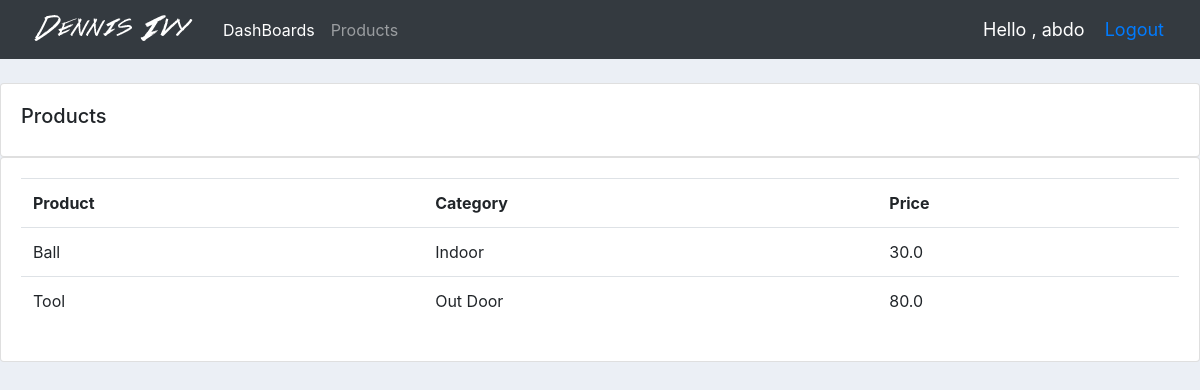
Screenshot of /products/ (signed in) with the database file from the repository.
### accounts/models.py (models this page shows, shortened)
class Product(models.Model):
    CATEGORY= (
                ('Indoor' ,'Indoor' ),
                ('Out Door' , 'Out Door') ,
            )
    name = models.CharField(max_length=200 , null =True)
    price = models.FloatField(null = True)
    category = models.CharField(max_length=200 , null =True , choices= CATEGORY)
    description = models.CharField(max_length=200)
    date_created = models.DateTimeField(auto_now_add = True)
    tags = models.ManyToManyField(Tag)

### accounts/views.py (the view)
# urls.py: path('products/',views.products , name = 'products'),
def products(request):
	products = Product.objects.all()
	return render(request , 'accounts/products.html' , {'products': products})

### accounts/templates/accounts/products.html
{% extends  'accounts/main.html' %}
{% block content %}
<br>
		<div class="row">
			<div class="col-md">
				<div class="card card-body">
					<h5>Products</h5>
				</div>
				<div class="card card-body">
					<table class="table">
						<tr>
							<th>Product</th>
							<th>Category</th>
							<th>Price</th>
						</tr>
						{% for i in products   %}
							<tr>
								<td>{{i.name}}</td>
								<td>{{i.category}}</td>
								<td>{{i.price}}</td>
							</tr>
						{% endfor %}
					</table>
				</div>
			</div>
		</div>
{% endblock %}

### accounts/templates/accounts/navbar.html (shortened to what this page needs)
{% load static  %}
<nav class="navbar navbar-expand-lg navbar-dark bg-dark">
  <a  href = "{% url 'home' %}" > <image src="{% static 'images/logo.png' %}"></image></a>
    <div class="collapse navbar-collapse" id="navbarNav">
      <ul class="navbar-nav">
        {% if request.user.is_staff %}
        <li class="nav-item active">
          <a class="nav-link" href="{% url 'home' %}">DashBoards <span class="sr-only">(current)</span></a>
        </li>
        <li class="nav-item">
          <a class="nav-link" href="{% url 'products' %}">Products</a>
        </li>
        {%endif %}
      </ul>
    </div>
    <span id = 'hello-mes'>Hello , {{request.user}}</span>
    <span id = 'hello-mes'><a href="{% url 'logout' %}">Logout</a></span>
  </nav>

### static/css/main.css (style rules this page uses)
body { background-color: #ebeff5; }

### accounts/templates/accounts/navbar.html (style rules this page uses)
#hello-mes { font-size: 18px; color: #fff; margin-right: 20px; }

### rows the page displays
Product: name "Ball", category "Indoor", price "30.0"
Product: name "Tool", category "Out Door", price "80.0"

### other values shown
{{ request.user }} "abdo"
